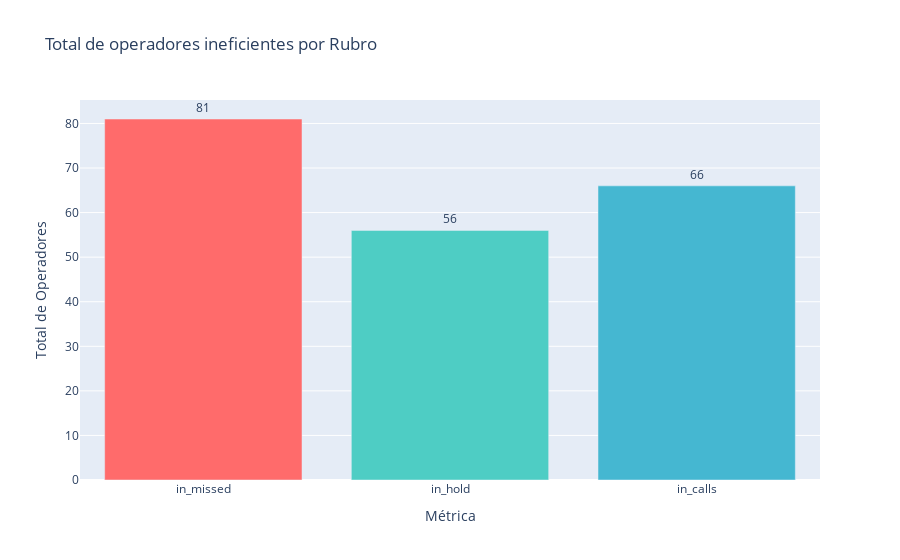

This figure's notebook cell:
### Markdown cell above
Esto me hace pensar que tal vez una buena cantidad de los operadores que están haciendo pocas llamadas salientes, no son malos empleados, sólo no lo están priorizando como parte de sus labores, porque están más concentrados en no perder llamadas y en tener tiempos de espera bajos; además vale la pena recalcar que en general la mayoría de los operadores no tiene muchas llamadas salientes.

### Code cell
# Calcular el total de operadores por rubro (suma de 1s)
summary = merged_df[['in_missed', 'in_hold', 'in_calls']].sum().reset_index()
summary.columns = ['Rubro', 'Total_Operadores']

# Gráfico de barras
fig = px.bar(
    summary,
    x='Rubro',
    y='Total_Operadores',
    color='Rubro',
    text='Total_Operadores',
    title='Total de operadores ineficientes por Rubro',
    labels={'Rubro': 'Métrica', 'Total_Operadores': 'Número de Operadores'},
    color_discrete_sequence=['#FF6B6B', '#4ECDC4', '#45B7D1']
)

# Ajustar diseño
fig.update_traces(textposition='outside')
fig.update_layout(
    xaxis_title="Métrica",
    yaxis_title="Total de Operadores",
    showlegend=False
)
fig.show()

### Figure 1 — Plotly figure (JSON) as saved in the notebook; plotly's stock layout.template omitted (floating-point values rounded to 4 significant figures)
{"data": [{"alignmentgroup": "True", "hovertemplate": "Métrica=%{x}<br>Número de Operadores=%{text}<extra></extra>", "legendgroup": "in_missed", "marker": {"color": "#FF6B6B", "pattern": {"shape": ""}}, "name": "in_missed", "offsetgroup": "in_missed", "orientation": "v", "showlegend": true, "text": [81], "textposition": "outside", "type": "bar", "x": ["in_missed"], "xaxis": "x", "y": [81], "yaxis": "y"}, {"alignmentgroup": "True", "hovertemplate": "Métrica=%{x}<br>Número de Operadores=%{text}<extra></extra>", "legendgroup": "in_hold", "marker": {"color": "#4ECDC4", "pattern": {"shape": ""}}, "name": "in_hold", "offsetgroup": "in_hold", "orientation": "v", "showlegend": true, "text": [56], "textposition": "outside", "type": "bar", "x": ["in_hold"], "xaxis": "x", "y": [56], "yaxis": "y"}, {"alignmentgroup": "True", "hovertemplate": "Métrica=%{x}<br>Número de Operadores=%{text}<extra></extra>", "legendgroup": "in_calls", "marker": {"color": "#45B7D1", "pattern": {"shape": ""}}, "name": "in_calls", "offsetgroup": "in_calls", "orientation": "v", "showlegend": true, "text": [66], "textposition": "outside", "type": "bar", "x": ["in_calls"], "xaxis": "x", "y": [66], "yaxis": "y"}], "layout": {"barmode": "relative", "legend": {"title": {"text": "Métrica"}, "tracegroupgap": 0}, "showlegend": false, "title": {"text": "Total de operadores ineficientes por Rubro"}, "xaxis": {"anchor": "y", "categoryarray": ["in_missed", "in_hold", "in_calls"], "categoryorder": "array", "domain": [0, 1], "title": {"text": "Métrica"}}, "yaxis": {"anchor": "x", "domain": [0, 1], "title": {"text": "Total de Operadores"}}}}
